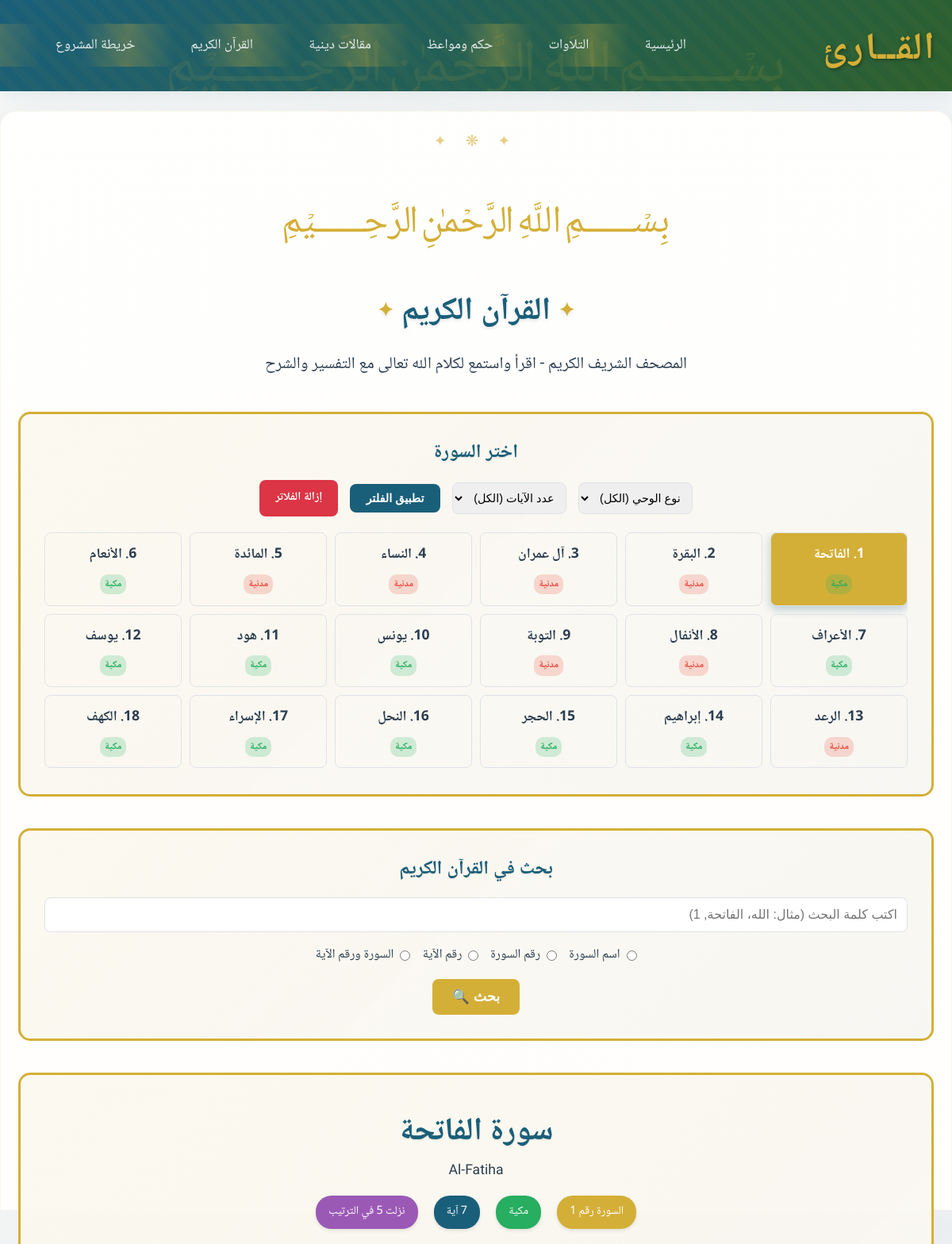
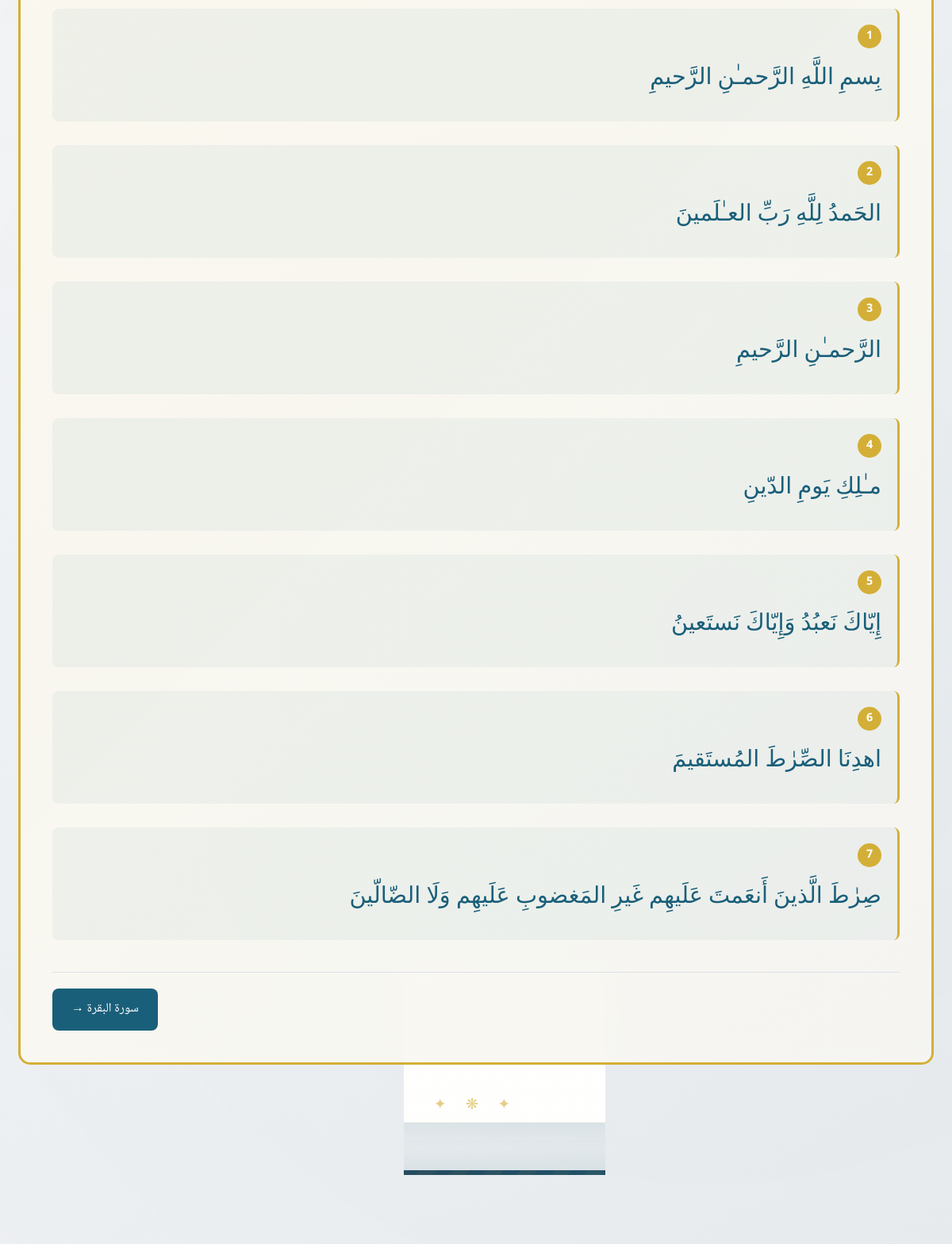
Page /quran.php on the committed database (2 pictures, top to bottom).
### tables this page shows
CREATE TABLE IF NOT EXISTS `quran_surahs` (
    `surah_number` INT(11) NOT NULL,
    `surah_name_arabic` VARCHAR(100) NOT NULL,
    `surah_name_english` VARCHAR(100) NULL,
    `revelation_type` ENUM('meccan', 'medinan') NOT NULL,
    `total_ayahs` INT(11) NOT NULL,
    `revelation_order` INT(11) NOT NULL,
    `bismillah_pre` TINYINT(1) NOT NULL DEFAULT 1 COMMENT '1=تظهر البسملة، 0=لا تظهر',
    `created_at` TIMESTAMP NOT NULL DEFAULT CURRENT_TIMESTAMP,
    PRIMARY KEY (`surah_number`),
    INDEX `idx_revelation_type` (`revelation_type`),
    INDEX `idx_revelation_order` (`revelation_order`)
);

CREATE TABLE IF NOT EXISTS `quran_verses` (
    `id` INT(11) NOT NULL AUTO_INCREMENT,
    `surah_number` INT(11) NOT NULL,
    `ayah_number` INT(11) NOT NULL,
    `ayah_text` TEXT NOT NULL,
    `juz_number` INT(11) NULL,
    `page_number` INT(11) NULL,
    `created_at` TIMESTAMP NOT NULL DEFAULT CURRENT_TIMESTAMP,
    PRIMARY KEY (`id`),
    UNIQUE KEY `unique_verse` (`surah_number`, `ayah_number`),
    INDEX `idx_surah_number` (`surah_number`),
    INDEX `idx_juz_number` (`juz_number`),
    INDEX `idx_page_number` (`page_number`),
    FULLTEXT `ftx_ayah_text` (`ayah_text`)
);

### quran.php (the view, shortened to what this page needs)
<?php
include 'includes/header.php';
include 'includes/db_connect.php';
$search_query = isset($_GET['search_query']) ? trim($_GET['search_query']) : '';
$search_results = [];
$revelation_filter = isset($_GET['revelation_filter']) ? $_GET['revelation_filter'] : '';
$ayah_count_filter = isset($_GET['ayah_count_filter']) ? $_GET['ayah_count_filter'] : '';
$current_surah = isset($_GET['surah']) ? (int)$_GET['surah'] : 1;
$current_surah = max(1, min(114, $current_surah));
$surah_info = null;
if ($conn) {
    $stmt = $conn->prepare("SELECT * FROM quran_surahs WHERE surah_number = ?");
    $stmt->bind_param("i", $current_surah);
    $stmt->execute();
    $result = $stmt->get_result();
    $surah_info = $result->fetch_assoc();
}
$verses = [];
if ($conn) {
    $stmt = $conn->prepare("SELECT ayah_number, ayah_text FROM quran_verses WHERE surah_number = ? ORDER BY ayah_number");
    $stmt->bind_param("i", $current_surah);
    $stmt->execute();
    $result = $stmt->get_result();
    while ($row = $result->fetch_assoc()) {
        $verses[] = $row;
    }
}
?>
    <section class="page-content islamic-decor">
        <div class="basmala-text" style="font-size: 5rem;">﷽</div>
        <h1 class="sacred-text">القرآن الكريم</h1>
        <p style="font-size: 1.3rem; color: var(--text-color); margin-bottom: 40px; text-align: center;">
            المصحف الشريف الكريم - اقرأ واستمع لكلام الله تعالى مع التفسير والشرح
        </p>
        <div class="islamic-border" style="margin: 40px 0; padding: 30px;">
            <h2 style="text-align: center; color: var(--primary-color); margin-bottom: 20px; font-family: var(--heading-font);">
                اختر السورة
            </h2>
            <form action="" method="GET" style="margin-bottom: 20px; display: flex; flex-wrap: wrap; gap: 15px; justify-content: center; align-items: center;">
                <select name="revelation_filter" style="padding: 10px; border: 1px solid var(--border-color); border-radius: 8px; font-size: 0.9rem;">
                    <option value="">نوع الوحي (الكل)</option>
                </select>
                <select name="ayah_count_filter" style="padding: 10px; border: 1px solid var(--border-color); border-radius: 8px; font-size: 0.9rem;">
                    <option value="">عدد الآيات (الكل)</option>
                </select>
                <button type="submit" style="background: var(--primary-color); color: white; border: none; padding: 10px 20px; border-radius: 8px; font-size: 0.9rem; font-weight: bold; cursor: pointer; transition: all 0.3s ease;">
                    تطبيق الفلتر
                </button>
                <a href="quran.php" style="background: #dc3545; color: white; border: none; padding: 10px 20px; border-radius: 8px; font-size: 0.9rem; font-weight: bold; cursor: pointer; transition: all 0.3s ease; text-decoration: none;">
                    إزالة الفلاتر
                </a>
            </form>
            <div style="display: grid; grid-template-columns: repeat(auto-fit, minmax(150px, 1fr)); gap: 10px; max-height: 300px; overflow-y: auto;">
                <?php
                $all_surahs = [];
                if ($conn) {
                    $sql_all_surahs = "SELECT surah_number, surah_name_arabic, revelation_type, total_ayahs FROM quran_surahs";
                    $sql_all_surahs .= " ORDER BY surah_number";
                    $stmt_all_surahs = $conn->prepare($sql_all_surahs);
                    if ($stmt_all_surahs) {
                        $stmt_all_surahs->execute();
                        $result_all_surahs = $stmt_all_surahs->get_result();
                        while ($row = $result_all_surahs->fetch_assoc()) {
                            $all_surahs[] = $row;
                        }
                    } else {
                        error_log("Failed to prepare statement for all surahs: " . $conn->error);
                    }
                }
                foreach ($all_surahs as $surah):
                    $is_active = ($surah['surah_number'] == $current_surah);
                ?>
                    <a href="?surah=<?php echo $surah['surah_number']; ?>&revelation_filter=<?php echo htmlspecialchars($revelation_filter); ?>&ayah_count_filter=<?php echo htmlspecialchars($ayah_count_filter); ?>"
                       class="surah-link <?php echo $is_active ? 'active' : ''; ?>"
                       style="display: block; padding: 12px; text-decoration: none; border: 1px solid var(--border-color); border-radius: 8px; text-align: center; transition: all 0.3s ease; background: <?php echo $is_active ? 'var(--accent-color)' : 'transparent'; ?>; color: <?php echo $is_active ? 'white' : 'var(--text-color)'; ?>;">
                        <div style="font-size: 1.1em; font-weight: bold; margin-bottom: 4px;">
                            <?php echo $surah['surah_number']; ?>. <?php echo $surah['surah_name_arabic']; ?>
                        </div>
                        <span class="revelation-badge <?php echo $surah['revelation_type']; ?>" style="background: <?php echo $surah['revelation_type'] == 'meccan' ? 'rgba(39, 174, 96, 0.2)' : 'rgba(231, 76, 60, 0.2)'; ?>; color: <?php echo $surah['revelation_type'] == 'meccan' ? '#27ae60' : '#e74c3c'; ?>;">
                            <?php echo $surah['revelation_type'] == 'meccan' ? 'مكية' : 'مدنية'; ?>
                        </span>
                    </a>
                <?php endforeach; ?>
            </div>
        </div>
        <div class="islamic-border" style="margin: 40px 0; padding: 30px;">
            <h2 style="text-align: center; color: var(--primary-color); margin-bottom: 20px; font-family: var(--heading-font);">
                بحث في القرآن الكريم
            </h2>
            <form action="" method="GET" style="display: flex; flex-direction: column; gap: 15px;">
                <input type="text" name="search_query" placeholder="اكتب كلمة البحث (مثال: الله، الفاتحة, 1)"
                       value="<?php echo isset($_GET['search_query']) ? htmlspecialchars($_GET['search_query']) : ''; ?>"
                       style="padding: 12px; border: 1px solid var(--border-color); border-radius: 8px; font-size: 1rem; text-align: right; direction: rtl;">
                <div style="display: flex; flex-wrap: wrap; gap: 15px; justify-content: center;">
                    <label style="display: flex; align-items: center; gap: 8px; cursor: pointer;">
                        <input type="radio" name="search_type" value="surah_name" <?php echo (isset($_GET['search_type']) && $_GET['search_type'] == 'surah_name') ? 'checked' : ''; ?>>
                        اسم السورة
                    </label>
                    <label style="display: flex; align-items: center; gap: 8px; cursor: pointer;">
                        <input type="radio" name="search_type" value="surah_number" <?php echo (isset($_GET['search_type']) && $_GET['search_type'] == 'surah_number') ? 'checked' : ''; ?>>
                        رقم السورة
                    </label>
                    <label style="display: flex; align-items: center; gap: 8px; cursor: pointer;">
                        <input type="radio" name="search_type" value="ayah_number" <?php echo (isset($_GET['search_type']) && $_GET['search_type'] == 'ayah_number') ? 'checked' : ''; ?>>
                        رقم الآية
                    </label>
                    <label style="display: flex; align-items: center; gap: 8px; cursor: pointer;">
                        <input type="radio" name="search_type" value="surah_ayah_combined" <?php echo (isset($_GET['search_type']) && $_GET['search_type'] == 'surah_ayah_combined') ? 'checked' : ''; ?>>
                        السورة ورقم الآية
                    </label>
                </div>
                <button type="submit" style="background: var(--accent-color); color: white; border: none; padding: 12px 25px; border-radius: 8px; font-size: 1.1rem; font-weight: bold; cursor: pointer; transition: all 0.3s ease; align-self: center;">
                    بحث 🔍
                </button>
            </form>
        </div>
        <div class="islamic-border" style="margin: 40px 0; padding: 40px;">
            <?php if (!empty($search_results)): ?>
                <h2 style="text-align: center; color: var(--primary-color); margin-bottom: 30px; font-family: var(--heading-font);">
                    نتائج البحث عن "<?php echo htmlspecialchars($search_query); ?>"
                </h2>
                <div class="quran-verses">
                    <?php if (count($search_results) > 0): ?>
                        <?php foreach ($search_results as $verse): ?>
                            <div class="verse-container" style="margin: 30px 0; padding: 20px; border-right: 3px solid var(--accent-color); background: rgba(26, 95, 122, 0.05); border-radius: 8px;">
                                <div style="display: flex; justify-content: space-between; align-items: center; margin-bottom: 15px;">
                                    <span class="info-badge" style="background: var(--primary-color); color: white; padding: 5px 10px; border-radius: 15px; font-size: 0.85rem;">
                                        سورة <?php echo $verse['surah_name_arabic']; ?> (<?php echo $verse['surah_number']; ?>)
                                    </span>
                                    <div class="verse-number" style="display: inline-block; background: var(--accent-color); color: white; border-radius: 50%; width: 30px; height: 30px; text-align: center; line-height: 30px; font-weight: bold; font-size: 0.9rem;">
                                        <?php echo $verse['ayah_number']; ?>
                                    </div>
                                </div>
                                <div class="verse-text" style="font-family: 'Amiri', serif; font-size: 1.8rem; line-height: 2.5; color: var(--primary-color); text-align: right; direction: rtl;">
                                    <?php echo $verse['ayah_text']; ?>
                                </div>
                            </div>
                        <?php endforeach; ?>
                    <?php else: ?>
                        <p style="text-align: center; font-size: 1.2rem; color: var(--text-color);">لا توجد نتائج مطابقة لبحثك.</p>
                    <?php endif; ?>
                </div>
            <?php elseif (!empty($surah_info)): ?>
                <div style="text-align: center; margin-bottom: 30px;">
                    <h2 style="font-family: var(--heading-font); color: var(--primary-color); font-size: 2.5rem; margin-bottom: 10px;">
                        سورة <?php echo $surah_info['surah_name_arabic']; ?>
                    </h2>
                    <div style="font-size: 1.1rem; color: var(--text-color); margin-bottom: 15px;">
                        <?php echo $surah_info['surah_name_english']; ?>
                    </div>
                    <div style="display: flex; justify-content: center; gap: 20px; flex-wrap: wrap;">
                        <div class="info-badge" style="background: var(--accent-color); color: white; padding: 8px 16px; border-radius: 20px; font-size: 0.9rem;">
                            السورة رقم <?php echo $surah_info['surah_number']; ?>
                        </div>
                        <div class="info-badge" style="background: <?php echo $surah_info['revelation_type'] == 'meccan' ? '#27ae60' : '#e74c3c'; ?>; color: white; padding: 8px 16px; border-radius: 20px; font-size: 0.9rem;">
                            <?php echo $surah_info['revelation_type'] == 'meccan' ? 'مكية' : 'مدنية'; ?>
                        </div>
                        <div class="info-badge" style="background: var(--primary-color); color: white; padding: 8px 16px; border-radius: 20px; font-size: 0.9rem;">
                            <?php echo $surah_info['total_ayahs']; ?> آية
                        </div>
                        <div class="info-badge" style="background: #9b59b6; color: white; padding: 8px 16px; border-radius: 20px; font-size: 0.9rem;">
                            نزلت <?php echo $surah_info['revelation_order']; ?> في الترتيب
                        </div>
                    </div>
                </div>
                <div class="quran-verses">
                    <?php
                    $verses_count = count($verses);
                    $initial_display = 7;
                    for ($i = 0; $i < $verses_count; $i++):
                        $verse = $verses[$i];
                        $is_hidden = ($i >= $initial_display) ? 'hidden-verse' : '';
                    ?>
                        <div class="verse-container <?php echo $is_hidden; ?>" style="margin: 30px 0; padding: 20px; border-right: 3px solid var(--accent-color); background: rgba(26, 95, 122, 0.05); border-radius: 8px;">
                            <div class="verse-number" style="display: inline-block; background: var(--accent-color); color: white; border-radius: 50%; width: 30px; height: 30px; text-align: center; line-height: 30px; font-weight: bold; margin-left: 10px; font-size: 0.9rem;">
                                <?php echo $verse['ayah_number']; ?>
                            </div>
                            <div class="verse-text" style="font-family: 'Amiri', serif; font-size: 1.8rem; line-height: 2.5; color: var(--primary-color); text-align: right; direction: rtl;">
                                <?php echo $verse['ayah_text']; ?>
                            </div>
                        </div>
                    <?php endfor; ?>
                </div>
                <div style="display: flex; justify-content: space-between; margin-top: 40px; padding-top: 20px; border-top: 1px solid var(--border-color);">
                    <?php if ($current_surah < 114):
                        $next_surah_name = '';
                        $next_surah_num = $current_surah + 1;
                        if ($conn) {
                            $stmt = $conn->prepare("SELECT surah_name_arabic FROM quran_surahs WHERE surah_number = ?");
                            $stmt->bind_param("i", $next_surah_num);
                            $stmt->execute();
                            $result = $stmt->get_result();
                            if ($row = $result->fetch_assoc()) {
                                $next_surah_name = $row['surah_name_arabic'];
                            }
                        }
                    ?>
                        <a href="?surah=<?php echo $current_surah + 1; ?>" class="nav-button" style="padding: 12px 24px; background: var(--primary-color); color: white; text-decoration: none; border-radius: 8px; transition: all 0.3s ease;">
                            سورة <?php echo $next_surah_name; ?> →
                        </a>
                    <?php else: ?>
                        <div></div>
                    <?php endif; ?>
                </div>
            <?php endif; ?>
        </div>
    </section>
<?php
include 'includes/footer.php';
?>

### rows in the picture
quran_surahs: surah_number "1", surah_name_arabic "الفاتحة", revelation_type "مكية", surah_name_english "Al-Fatiha", total_ayahs "7"
quran_surahs: surah_number "2", surah_name_arabic "البقرة", revelation_type "مدنية"
quran_surahs: surah_number "3", surah_name_arabic "آل عمران", revelation_type "مدنية"
quran_surahs: surah_number "4", surah_name_arabic "النساء", revelation_type "مدنية"
quran_surahs: surah_number "5", surah_name_arabic "المائدة", revelation_type "مدنية"
quran_surahs: surah_number "6", surah_name_arabic "الأنعام", revelation_type "مكية"
quran_surahs: surah_number "7", surah_name_arabic "الأعراف", revelation_type "مكية"
quran_surahs: surah_number "8", surah_name_arabic "الأنفال", revelation_type "مدنية"
quran_surahs: surah_number "9", surah_name_arabic "التوبة", revelation_type "مدنية"
quran_surahs: surah_number "10", surah_name_arabic "يونس", revelation_type "مكية"
quran_surahs: surah_number "11", surah_name_arabic "هود", revelation_type "مكية"
quran_surahs: surah_number "12", surah_name_arabic "يوسف", revelation_type "مكية"
quran_surahs: surah_number "13", surah_name_arabic "الرعد", revelation_type "مدنية"
quran_surahs: surah_number "14", surah_name_arabic "إبراهيم", revelation_type "مكية"
quran_surahs: surah_number "15", surah_name_arabic "الحجر", revelation_type "مكية"
quran_surahs: surah_number "16", surah_name_arabic "النحل", revelation_type "مكية"
quran_surahs: surah_number "17", surah_name_arabic "الإسراء", revelation_type "مكية"
quran_surahs: surah_number "18", surah_name_arabic "الكهف", revelation_type "مكية"
quran_verses: ayah_number "1", ayah_text "بِسمِ اللَّهِ الرَّحمـٰنِ الرَّحيمِ"
quran_verses: ayah_number "2", ayah_text "الحَمدُ لِلَّهِ رَبِّ العـٰلَمينَ"
quran_verses: ayah_number "3", ayah_text "الرَّحمـٰنِ الرَّحيمِ"
quran_verses: ayah_number "4", ayah_text "مـٰلِكِ يَومِ الدّينِ"
quran_verses: ayah_number "5", ayah_text "إِيّاكَ نَعبُدُ وَإِيّاكَ نَستَعينُ"
quran_verses: ayah_number "6", ayah_text "اهدِنَا الصِّرٰطَ المُستَقيمَ"
quran_verses: ayah_number "7", ayah_text "صِرٰطَ الَّذينَ أَنعَمتَ عَلَيهِم غَيرِ المَغضوبِ عَلَيهِم وَلَا الضّالّينَ"
